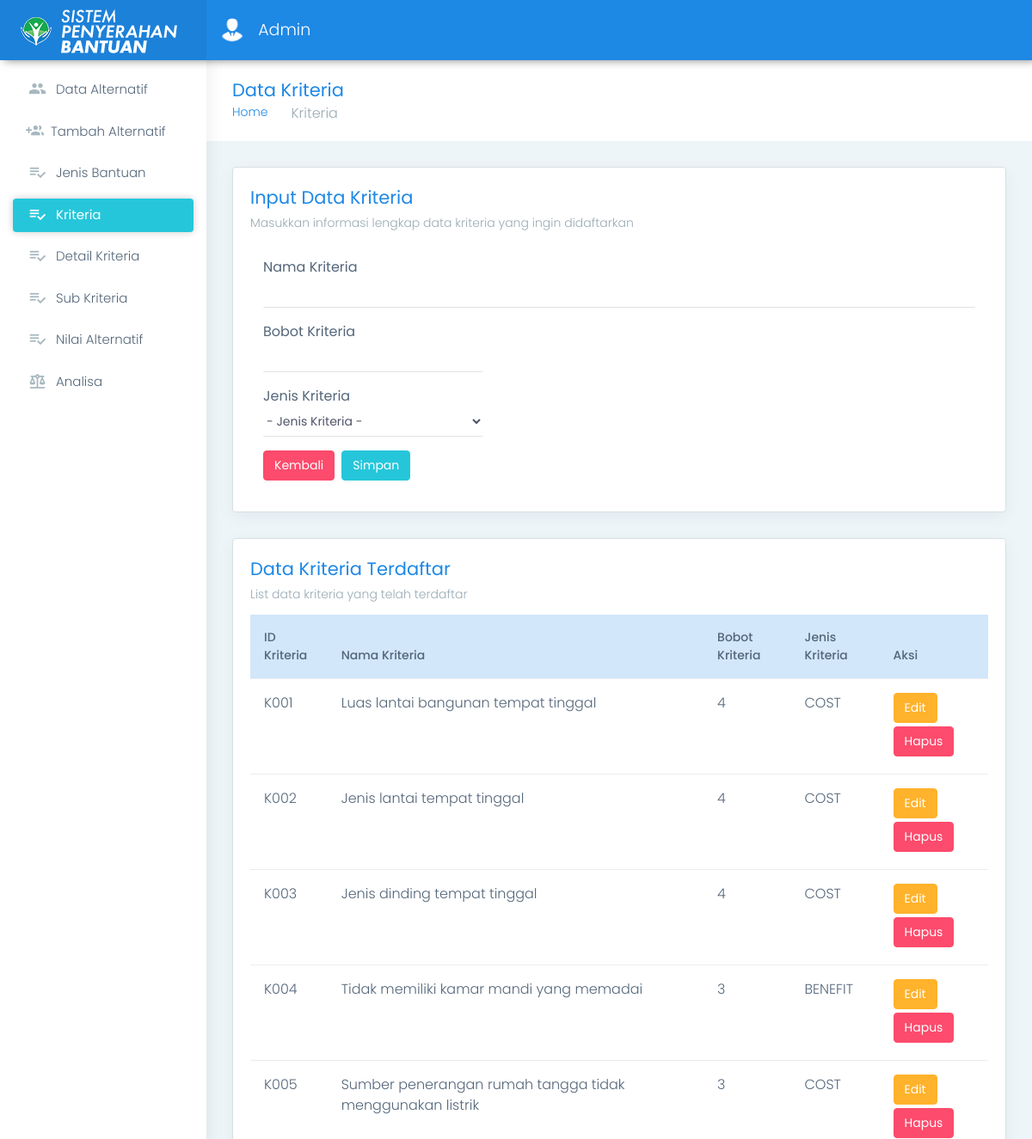
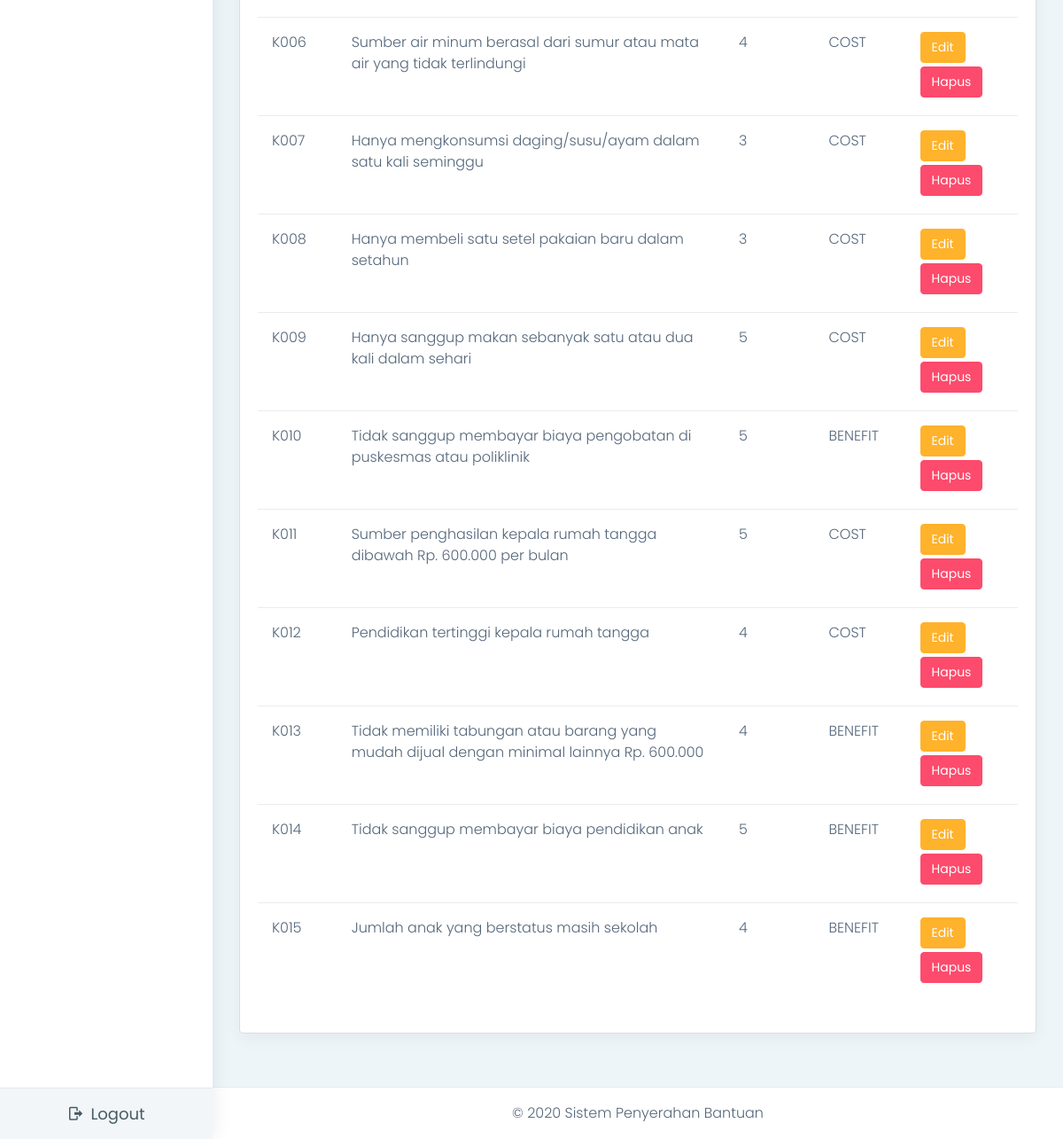
The app's page /view/pages-kriteria.php (signed in) with its own data (2 pictures, top to bottom).
### tables this page shows
CREATE TABLE `datakriteria` (
  `IdKriteria` varchar(30) NOT NULL,
  `NamaKriteria` varchar(500) NOT NULL,
  `BobotKriteria` int(5) NOT NULL,
  `JenisKriteria` varchar(20) NOT NULL
);

### view/process/koneksi.php (called while the page is built, shortened)
<?php
class database {
    private $host = "localhost";
    private $username = "root";
    private $password = "";
    private $database = "dbsispenban";
    protected $conn;
    public function __construct() {
        $this->conn = new mysqli($this->host, $this->username, $this->password, $this->database);
        return $this->conn;
    }
    public function getConnection() {
        return $this->conn;
    }
}
?>

### view/process/sistem.php (called while the page is built, shortened)
<?php
include "koneksi.php";
class sistem extends database {
	function tampil_kriteria() {
		$qry = mysqli_query($this->conn,"select * from datakriteria");
		$found = mysqli_num_rows($qry);
        if ($found == 0) {
            return false;
        } else {
            while($x = mysqli_fetch_assoc($qry)) {
                $data[] = $x;
            }
            return $data;
        }
	}
}
?>

### view/pages-kriteria.php (the view, shortened to what this page needs)
<!DOCTYPE html>
<?php
    include "process/sistem.php";
    $sistem = new sistem();
    if (isset($_SESSION)) {
        $login = $_SESSION['login'];
    }
    $data = $sistem->tampil_kriteria();
?>
<html dir="ltr" lang="en">
<head>
    <link href="../assets/plugins/chartist-js/dist/chartist.min.css" rel="stylesheet">
    <link href="../assets/plugins/chartist-js/dist/chartist-init.css" rel="stylesheet">
    <link href="../assets/plugins/chartist-plugin-tooltip-master/dist/chartist-plugin-tooltip.css" rel="stylesheet">
    <link href="../assets/plugins/c3-master/c3.min.css" rel="stylesheet">
    <link href="css/style.min.css" rel="stylesheet">
</head>
<body>
    <div id="main-wrapper" data-layout="vertical" data-navbarbg="skin6" data-sidebartype="full" data-sidebar-position="absolute" data-header-position="absolute" data-boxed-layout="full">
        <header class="topbar" data-navbarbg="skin6">
            <nav class="navbar top-navbar navbar-expand-md navbar-dark">
                <div class="navbar-header" data-logobg="skin6">
                    <a class="navbar-brand ml-4" href="pages-admin.php">
                        <b class="logo-icon">
                            <img src="../assets/images/logo-tiny.png" alt="homepage" class="dark-logo" />
                        </b>
                        <span class="logo-text">
                            <img src="../assets/images/logo-text3-tiny.png" alt="homepage" class="dark-logo" />
                        </span>
                    </a>
                </div>
                <div class="navbar-collapse collapse" id="navbarSupportedContent" data-navbarbg="skin6">
                    <ul class="navbar-nav mr-auto mt-md-0 ">
                        <li class="nav-item dropdown">
                            <a class="nav-link dropdown-toggle text-muted waves-effect waves-dark" href="" data-toggle="dropdown" aria-haspopup="true" aria-expanded="false"><img src="../assets/images/users/person.png" alt="user" class="profile-pic m-r-10">
                            <?php
                                echo $login;
                            ?>
                            </a>
                        </li>
                    </ul>
                </div>
            </nav>
        </header>
        <aside class="left-sidebar" data-sidebarbg="skin6">
            <div class="scroll-sidebar">
                <nav class="sidebar-nav">
                    <ul id="sidebarnav">
                        <li class="sidebar-item"> <a class="sidebar-link waves-effect waves-dark sidebar-link" href="pages-admin.php" aria-expanded="false"><i class="mdi mr-2 mdi-account-multiple"></i><span class="hide-menu">Data Alternatif</span></a></li>
                        <?php
                            if ($login == "Admin") {
                        ?>
                        <li class="sidebar-item"> <a class="sidebar-link waves-effect waves-dark sidebar-link" href="pages-add-alternatif.php" aria-expanded="false"><i class="mdi mr-2 mdi-account-multiple-plus"></i><span class="hide-menu">Tambah Alternatif</span></a></li>
                        <?php } ?>
                        <?php
                            if ($login == "Admin" || $login == "Decision Maker") {
                        ?>
                        <li class="sidebar-item"> <a class="sidebar-link waves-effect waves-dark sidebar-link" href="pages-jenisbantuan.php" aria-expanded="false"><i class="mdi mr-2 mdi-playlist-check"></i><span class="hide-menu">Jenis Bantuan</span></a></li>
                        <li class="sidebar-item"> <a class="sidebar-link waves-effect waves-dark sidebar-link" href="pages-kriteria.php" aria-expanded="false"><i class="mdi mr-2 mdi-playlist-check"></i><span class="hide-menu"> Kriteria</span></a></li>
                        <li class="sidebar-item"> <a class="sidebar-link waves-effect waves-dark sidebar-link" href="pages-detailkriteria.php" aria-expanded="false"><i class="mdi mr-2 mdi-playlist-check"></i><span class="hide-menu">Detail Kriteria</span></a></li>
                        <li class="sidebar-item"> <a class="sidebar-link waves-effect waves-dark sidebar-link" href="pages-subkriteria.php" aria-expanded="false"><i class="mdi mr-2 mdi-playlist-check"></i><span class="hide-menu">Sub Kriteria</span></a></li>
                        <li class="sidebar-item"> <a class="sidebar-link waves-effect waves-dark sidebar-link" href="pages-nilaialternatif.php" aria-expanded="false"><i class="mdi mr-2 mdi-playlist-check"></i><span class="hide-menu">Nilai Alternatif</span></a></li>
                        <?php
                            }
                        ?>
                        <li class="sidebar-item"> <a class="sidebar-link waves-effect waves-dark sidebar-link" href="pages-analisa.php" aria-expanded="false"><i class="mdi mr-2 mdi-scale-balance"></i><span class="hide-menu">Analisa</span></a></li>
                    </ul>
                </nav>
            </div>
            <div class="sidebar-footer">
                <div class="row">
                    <div class="col-12 link-wrap">
                        <a href="process/logout.php" class="link" data-toggle="tooltip" title="" data-original-title="Logout"><i class="mdi mr-2 mdi-logout"></i><span class="hide-menu">Logout</span></a>
                    </div>
                </div>
            </div>
        </aside>
        <div class="page-wrapper">
            <div class="page-breadcrumb">
                <div class="row align-items-center">
                    <div class="col-md-6 col-8 align-self-center">
                        <h3 class="page-title mb-0 p-0">Data Kriteria</h3>
                        <div class="d-flex align-items-center">
                            <nav aria-label="breadcrumb">
                                <ol class="breadcrumb">
                                    <li class="breadcrumb-item"><a href="pages-admin.php">Home</a></li>
                                    <li class="breadcrumb-item active" aria-current="page"> Kriteria</li>
                                </ol>
                            </nav>
                        </div>
                    </div>
                </div>
            </div>
            <div class="container-fluid">
                <?php if($login == "Admin"){ ?>
                <div class="row">
                    <div class="col-lg-12">
                        <div class="card">
                            <div class="card-body">
                                <h4 class="card-title text-info">Input Data Kriteria</h4>
                                <h6 class="card-subtitle">Masukkan informasi lengkap data kriteria yang ingin didaftarkan</h6>
                                <form class="form-horizontal form-material" name="add-kriteria" method="POST" action="process/add_kriteria.php">
                                    <div class="form-group">
                                        <label class="col-md-12 mb-0 pt-3">Nama Kriteria</label>
                                        <div class="col-md-12">
                                            <input type="text" class="form-control pl-0 form-control-line" name="NamaKriteria" required>
                                        </div>
                                    </div>
                                    <div class="form-group">
                                        <label class="col-md-4 mb-0">Bobot Kriteria </label>
                                        <div class="col-md-4">
                                            <input type="number" class="form-control pl-0 form-control-line" name="BobotKriteria" required>
                                        </div>
                                    </div>
                                    <div class="form-group">
                                        <label class="col-sm-4 mb-0">Jenis Kriteria</label>
                                        <div class="col-sm-4">
                                           <select class="form-control pl-0 form-control-line" name="JenisKriteria" required>
                                           <option value="" disabled selected>- Jenis Kriteria -</option>
                                           </select>
                                        </div>
                                    </div>
                                    <div class="form-group">
                                        <div class="col-sm-12 d-flex">
                                            <a href="pages-admin.php" class="btn btn-danger text-white mr-2">Kembali</a>
                                            <input type="submit" class="btn btn-success mx-auto mx-md-0 text-white" value="Simpan" name="add-kriteria">
                                        </div>
                                    </div>
                                </form>
                            </div>
                        </div>
                    </div>
                </div>
                <?php } ?>
                <div class="row">
                    <div class="col-sm-12">
                        <div class="card">
                            <div class="card-body">
                                <h4 class="card-title text-info">Data Kriteria Terdaftar</h4>
                                <h6 class="card-subtitle">List data kriteria yang telah terdaftar</h6>
                                <div class="table-responsive">
                                    <table class="table user-table">
                                        <thead>
                                            <tr class="table-info">
                                                <th class="border-top-0">ID Kriteria</th>
                                                <th class="border-top-0">Nama Kriteria</th>
                                                <th class="border-top-0">Bobot Kriteria</th>
                                                <th class="border-top-0">Jenis Kriteria</th>
                                                <?php if($login == "Admin"){ ?>
                                                <th class="border-top-0">Aksi</th>
                                                <?php } ?>
                                            </tr>
                                        </thead>
                                        <tbody>
                                            <?php
                                            if ($data == false) {
                                            ?>
                                            <tr>
                                                <td colspan="7">
                                                </td>
                                            </tr>
                                            <?php
                                            } else {
                                            ?>
                                            <tr>
                                                <?php
                                                    $sql="SELECT * FROM datakriteria";
                                                    $query=mysqli_query($sistem->getConnection(), $sql);
                                                    while ($data=mysqli_fetch_array($query)) {
                                                ?>
                                                <td><?php echo $data['IdKriteria']?></td>
                                                <td><?php echo $data['NamaKriteria']?></td>
                                                <td><?php echo $data['BobotKriteria']?></td>
                                                <td><?php echo $data['JenisKriteria']?></td>
                                                <?php if($login == "Admin"){ ?>
                                                <td>
                                                    <button type="button" class="btn btn-warning text-white mb-1" data-toggle="modal" data-target="#takeID<?php echo $data['IdKriteria']?>">Edit</button>
                                                    <a href="process/delete_kriteria.php?id=<?php echo $data['IdKriteria']?>" class="btn btn-danger text-white mb-1">Hapus</a>
                                                </td>
                                                <?php } ?>
                                            </tr>
                                            <?php
                                            }
                                            }
                                            ?>
                                        </tbody>
                                    </table>
                                </div>
                            </div>
                        </div>
                    </div>
                </div>
            </div>
            <footer class="footer text-center"> © 2020 Sistem Penyerahan Bantuan</footer>
        </div>
    </div>
</body>
</html>

### records on screen
datakriteria: IdKriteria "K001", NamaKriteria "Luas lantai bangunan tempat tinggal", BobotKriteria "4", JenisKriteria "COST"
datakriteria: IdKriteria "K002", NamaKriteria "Jenis lantai tempat tinggal", BobotKriteria "4", JenisKriteria "COST"
datakriteria: IdKriteria "K003", NamaKriteria "Jenis dinding tempat tinggal", BobotKriteria "4", JenisKriteria "COST"
datakriteria: IdKriteria "K004", NamaKriteria "Tidak memiliki kamar mandi yang memadai", BobotKriteria "3", JenisKriteria "BENEFIT"
datakriteria: IdKriteria "K005", NamaKriteria "Sumber penerangan rumah tangga tidak menggunakan listrik", BobotKriteria "3", JenisKriteria "COST"
datakriteria: IdKriteria "K006", NamaKriteria "Sumber air minum berasal dari sumur atau mata air yang tidak terlindungi", BobotKriteria "4", JenisKriteria "COST"
datakriteria: IdKriteria "K007", NamaKriteria "Hanya mengkonsumsi daging/susu/ayam dalam satu kali seminggu", BobotKriteria "3", JenisKriteria "COST"
datakriteria: IdKriteria "K008", NamaKriteria "Hanya membeli satu setel pakaian baru dalam setahun", BobotKriteria "3", JenisKriteria "COST"
datakriteria: IdKriteria "K009", NamaKriteria "Hanya sanggup makan sebanyak satu atau dua kali dalam sehari", BobotKriteria "5", JenisKriteria "COST"
datakriteria: IdKriteria "K010", NamaKriteria "Tidak sanggup membayar biaya pengobatan di puskesmas atau poliklinik", BobotKriteria "5", JenisKriteria "BENEFIT"
datakriteria: IdKriteria "K011", NamaKriteria "Sumber penghasilan kepala rumah tangga dibawah Rp. 600.000 per bulan", BobotKriteria "5", JenisKriteria "COST"
datakriteria: IdKriteria "K012", NamaKriteria "Pendidikan tertinggi kepala rumah tangga", BobotKriteria "4", JenisKriteria "COST"
datakriteria: IdKriteria "K013", NamaKriteria "Tidak memiliki tabungan atau barang yang mudah dijual dengan minimal lainnya Rp. 600.000", BobotKriteria "4", JenisKriteria "BENEFIT"
datakriteria: IdKriteria "K014", NamaKriteria "Tidak sanggup membayar biaya pendidikan anak", BobotKriteria "5", JenisKriteria "BENEFIT"
datakriteria: IdKriteria "K015", NamaKriteria "Jumlah anak yang berstatus masih sekolah", BobotKriteria "4", JenisKriteria "BENEFIT"

### other values on screen
$login "Admin"
